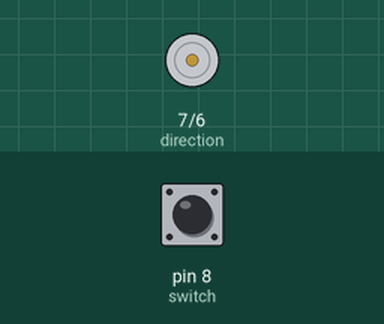
This sketch was run on a simulated Arduino Uno, built with avr-gcc and run on an emulated ATmega328P. Shown: direction and speed pins drawn as motors (green arrow = direction pin HIGH = forward, orange = LOW = backward, longer = more drive). Inputs (shaded band) come from the test bench; at power-on: pin 8 (switch) LOW.

Above: at 2.8 s.
2.9 s: pin 8 (switch) pulled HIGH for 1.2 s
At 3.4 s:
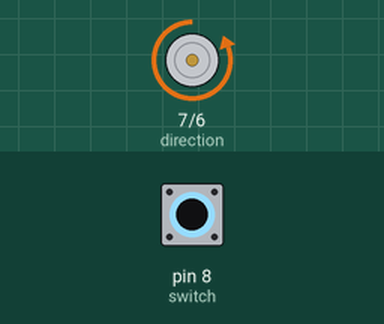
6.0 s: pin 8 (switch) pulled HIGH for 3.2 s
At 7.9 s:
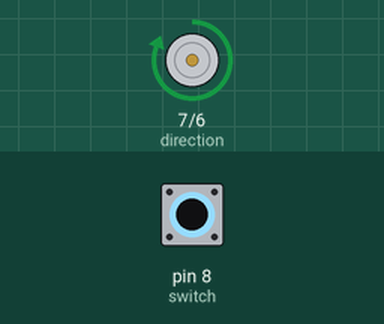
Timing chart, 0 to 11.0 s (numbered marks = the images above; inputs shaded):
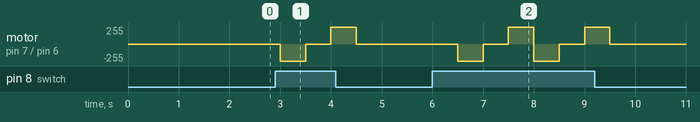

The sketch:

driver_code.ino
```cpp
void setup() {

//set channel B
  pinMode(7, OUTPUT); //direction
  pinMode(8, INPUT); //switch (red button)
  pinMode(6, OUTPUT); //speed

}

void loop() {
  int Switch = digitalRead(8);
  if (Switch == 1){
    digitalWrite(7, 0); //forward direction
    digitalWrite(6, 1); //spins motor at full speed
    delay (500);
    digitalWrite(6, 0);
    delay (500);
    digitalWrite(7, 1); //opposite direction
    digitalWrite(6, 1);
    delay(500);


  }
  else{
    digitalWrite(6, 0);
    delay (1000);
  }
}
```

Measured:
- after the input at 2.9 s, motor on pin 7 (direction) / pin 6 (speed): stopped → backward 255/255 after 0.10 s, → stopped 0.50 s later, → forward 255/255 0.50 s later, → stopped 0.50 s later
- after the input at 6.0 s, motor on pin 7 (direction) / pin 6 (speed): stopped → backward 255/255 after 0.50 s, → stopped 0.50 s later, → forward 255/255 0.50 s later, → backward 255/255 0.50 s later, … (7 changes in this stretch)
